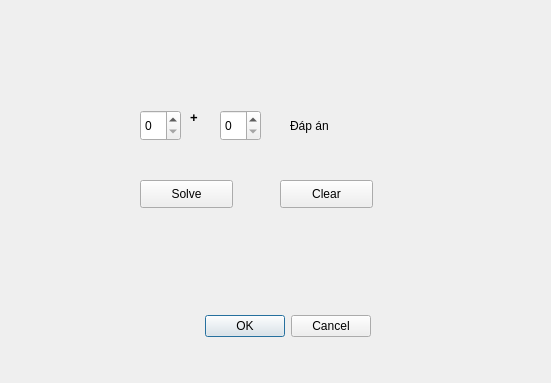
<?xml version="1.0" encoding="UTF-8"?>
<ui version="4.0">
 <class>button</class>
 <widget class="QDialog" name="button">
  <property name="geometry">
   <rect>
    <x>0</x>
    <y>0</y>
    <width>551</width>
    <height>383</height>
   </rect>
  </property>
  <property name="windowTitle">
   <string>Dialog</string>
  </property>
  <widget class="QDialogButtonBox" name="buttonBox">
   <property name="geometry">
    <rect>
     <x>30</x>
     <y>310</y>
     <width>341</width>
     <height>32</height>
    </rect>
   </property>
   <property name="orientation">
    <enum>Qt::Horizontal</enum>
   </property>
   <property name="standardButtons">
    <set>QDialogButtonBox::Cancel|QDialogButtonBox::Ok</set>
   </property>
  </widget>
  <widget class="QLabel" name="dapan">
   <property name="geometry">
    <rect>
     <x>290</x>
     <y>110</y>
     <width>81</width>
     <height>31</height>
    </rect>
   </property>
   <property name="text">
    <string>Đáp án</string>
   </property>
  </widget>
  <widget class="QSpinBox" name="boxa">
   <property name="geometry">
    <rect>
     <x>140</x>
     <y>110</y>
     <width>41</width>
     <height>31</height>
    </rect>
   </property>
  </widget>
  <widget class="QSpinBox" name="boxb">
   <property name="geometry">
    <rect>
     <x>220</x>
     <y>110</y>
     <width>41</width>
     <height>31</height>
    </rect>
   </property>
  </widget>
  <widget class="QLabel" name="label">
   <property name="geometry">
    <rect>
     <x>190</x>
     <y>110</y>
     <width>55</width>
     <height>16</height>
    </rect>
   </property>
   <property name="text">
    <string>&lt;html&gt;&lt;head/&gt;&lt;body&gt;&lt;p&gt;&lt;span style=&quot; font-size:10pt; font-weight:600;&quot;&gt;+&lt;/span&gt;&lt;/p&gt;&lt;/body&gt;&lt;/html&gt;</string>
   </property>
  </widget>
  <widget class="QPushButton" name="pushButton">
   <property name="geometry">
    <rect>
     <x>280</x>
     <y>180</y>
     <width>93</width>
     <height>28</height>
    </rect>
   </property>
   <property name="text">
    <string>Clear</string>
   </property>
  </widget>
  <widget class="QPushButton" name="nutbam">
   <property name="geometry">
    <rect>
     <x>140</x>
     <y>180</y>
     <width>93</width>
     <height>28</height>
    </rect>
   </property>
   <property name="text">
    <string>Solve</string>
   </property>
  </widget>
 </widget>
 <resources/>
 <connections>
  <connection>
   <sender>buttonBox</sender>
   <signal>accepted()</signal>
   <receiver>button</receiver>
   <slot>close()</slot>
   <hints>
    <hint type="sourcelabel">
     <x>248</x>
     <y>324</y>
    </hint>
    <hint type="destinationlabel">
     <x>157</x>
     <y>274</y>
    </hint>
   </hints>
  </connection>
  <connection>
   <sender>buttonBox</sender>
   <signal>rejected()</signal>
   <receiver>button</receiver>
   <slot>close()</slot>
   <hints>
    <hint type="sourcelabel">
     <x>316</x>
     <y>330</y>
    </hint>
    <hint type="destinationlabel">
     <x>286</x>
     <y>274</y>
    </hint>
   </hints>
  </connection>
  <connection>
   <sender>pushButton</sender>
   <signal>clicked()</signal>
   <receiver>dapan</receiver>
   <slot>clear()</slot>
   <hints>
    <hint type="sourcelabel">
     <x>311</x>
     <y>199</y>
    </hint>
    <hint type="destinationlabel">
     <x>317</x>
     <y>132</y>
    </hint>
   </hints>
  </connection>
 </connections>
 <slots>
  <slot>doit_when_yes_ispressed()</slot>
  <slot>solve()</slot>
 </slots>
</ui>
